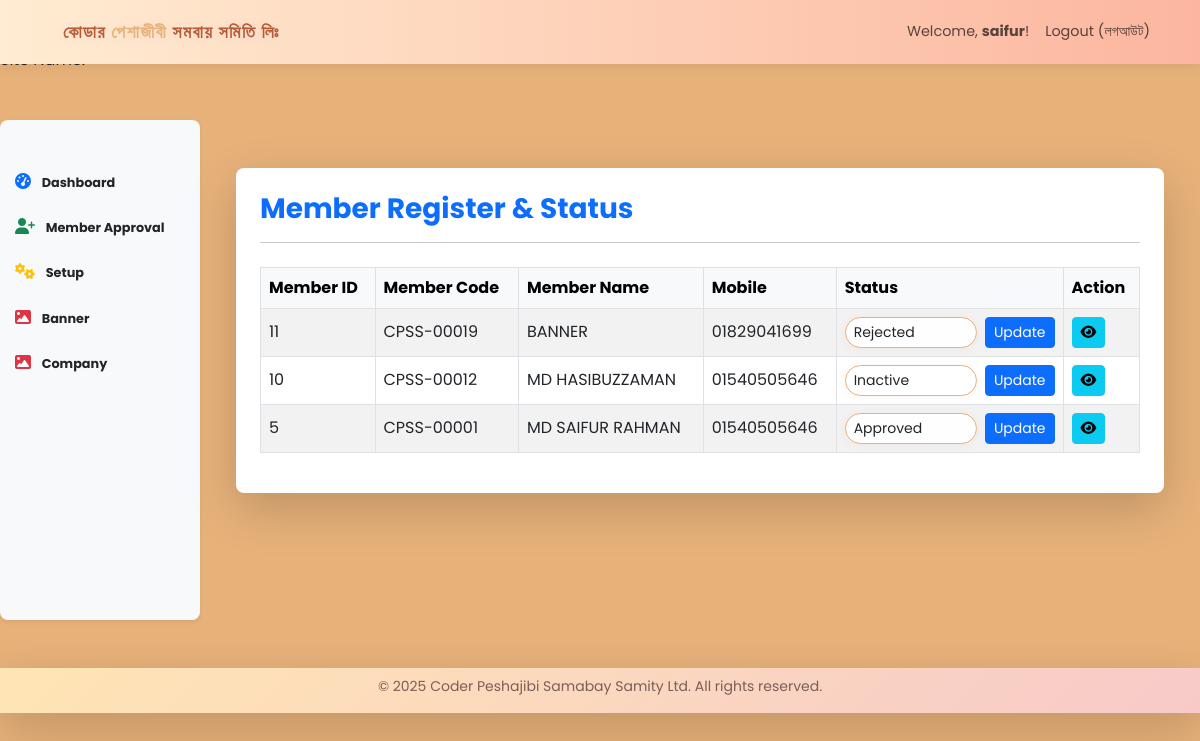
The page /admin/member_approval.php (signed in) on the database its author committed.
### tables this page shows
CREATE TABLE `user_login` (
  `id` int(11) NOT NULL,
  `member_id` int(11) NOT NULL,
  `member_code` varchar(50) NOT NULL,
  `user_name` varchar(50) NOT NULL,
  `password` text NOT NULL,
  `re_password` varchar(100) NOT NULL,
  `role` varchar(10) NOT NULL,
  `status` varchar(2) NOT NULL,
  `created_at` datetime NOT NULL
);

CREATE TABLE `members_info` (
  `id` int(11) NOT NULL,
  `member_code` varchar(50) NOT NULL,
  `name_bn` varchar(100) DEFAULT NULL,
  `name_en` varchar(100) DEFAULT NULL,
  `father_name` varchar(100) DEFAULT NULL,
  `mother_name` varchar(100) DEFAULT NULL,
  `nid` varchar(20) DEFAULT NULL,
  `dob` date DEFAULT NULL,
  `religion` varchar(50) DEFAULT NULL,
  `marital_status` varchar(20) DEFAULT NULL,
  `spouse_name` varchar(100) DEFAULT NULL,
  `mobile` varchar(15) DEFAULT NULL,
  `gender` varchar(10) DEFAULT NULL,
  `education` varchar(100) DEFAULT NULL,
  `agreed_rules` tinyint(1) DEFAULT NULL,
  `profile_image` text DEFAULT NULL,
  `created_at` timestamp NOT NULL DEFAULT current_timestamp()
);

### admin/member_approval.php (the view, shortened to what this page needs)
<?php
include_once '../config/config.php';
$stmt = $pdo->query("SELECT a.id, a.member_id, a.status, b.member_code, b.name_en, b.name_bn, b.mobile FROM user_login a, members_info b WHERE b.id = a.member_id AND a.role != 'Admin' ORDER BY a.id DESC");
$users = $stmt->fetchAll(PDO::FETCH_ASSOC);
?><!DOCTYPE html>
<html lang="en">
<?php include '../includes/head.php'; ?>
<body>
<?php include '../includes/header.php'; ?>
<div class="container-fluid py-5">
    <div class="row">
        <?php include '../includes/side_bar.php'; ?>
        <main class="col-12 col-md-10 col-lg-10 px-md-4">
            <div class="container py-5">
                <div class="card shadow-lg rounded-3 border-0">
                    <div class="card-body p-4">
                        <h3 class="mb-3 text-primary fw-bold">Member Register & Status</h3>
                        <hr class="mb-4" />
                        <div class="table-responsive">
                            <table class="table table-bordered table-striped align-middle">
                                <thead class="table-light">
                                    <tr>
                                        <th>Member ID</th>
                                        <th>Member Code</th>
                                        <th>Member Name</th>
                                        <th>Mobile</th>
                                        <th>Status</th>
                                        <th>Action</th>
                                    </tr>
                                </thead>
                                <tbody>
                                <?php foreach ($users as $user): ?>
                                    <tr>
                                        <td><?= htmlspecialchars($user['id']) ?></td>
                                        <td><?= htmlspecialchars($user['member_code']) ?></td>
                                        <td><?= htmlspecialchars($user['name_en']) ?></td>
                                        <td><?= htmlspecialchars($user['mobile']) ?></td>
                                        <td>
                                            <form method="post" class="d-flex align-items-center">
                                                <select name="status" class="form-select form-select-sm me-2">
                                                    <option value="A" <?= $user['status'] === 'A' ? 'selected' : '' ?>>Approved</option>
                                                    <option value="I" <?= $user['status'] === 'I' ? 'selected' : '' ?>>Inactive</option>
                                                    <option value="R" <?= $user['status'] === 'R' ? 'selected' : '' ?>>Rejected</option>
                                                </select>
                                                <button type="submit" class="btn btn-primary btn-sm">Update</button>
                                            </form>
                                        </td>
                                        <td>
                                            <button type="button" class="btn btn-info btn-sm view-member-btn"
                                                data-user-id="<?= htmlspecialchars($user['id']) ?>"
                                                title="View Details">
                                                <i class="fa fa-eye"></i>
                                            </button>
                                        </td>
                                    </tr>
                                <?php endforeach; ?>
                                </tbody>
                            </table>
                        </div>
                    </div>
                </div>
            </div>
        </main>
    </div>
</div>
<?php include '../includes/footer.php'; ?>
</body>
</html>

### assets/style.css (style rules this page uses)
body { background-color:#e7b17a; font-family: 'Poppins', Arial, sans-serif; background-size: cover; }
.card { box-shadow: 0 4px 24px rgba(0,0,0,0.08); border-radius: 16px; }
.form-control, .form-select { border-radius: 1.2rem; background: rgba(255,255,255,0.95); border: 1.5px solid #e7b17a; box-shadow: 0 1px 8px #b85c3811; transition: box-shadow 0.2s, border-color 0.2s, background 0.2s; }
.table thead { background: linear-gradient(90deg,#f8e1d4 0,#e7b17a 100%); }

### rows shown on the page
user_login: id "11", members_info.member_code "CPSS-00019", members_info.name_en "BANNER", members_info.mobile "01829041699", status "Rejected"
user_login: id "10", members_info.member_code "CPSS-00012", members_info.name_en "MD HASIBUZZAMAN", members_info.mobile "01540505646", status "Inactive"
user_login: id "5", members_info.member_code "CPSS-00001", members_info.name_en "MD SAIFUR RAHMAN", members_info.mobile "01540505646", status "Approved"

### other values the page prints
$_SESSION['user_name'] "saifur"
